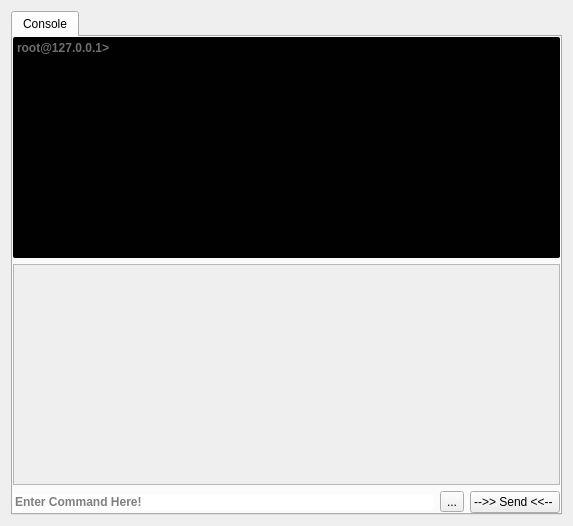
<?xml version="1.0" encoding="UTF-8"?>
<ui version="4.0">
 <class>Form</class>
 <widget class="QWidget" name="Form">
  <property name="geometry">
   <rect>
    <x>0</x>
    <y>0</y>
    <width>573</width>
    <height>526</height>
   </rect>
  </property>
  <property name="windowTitle">
   <string>Form</string>
  </property>
  <layout class="QGridLayout" name="gridLayout">
   <item row="0" column="0">
    <widget class="QTabWidget" name="c2_shell_tab_2">
     <property name="minimumSize">
      <size>
       <width>0</width>
       <height>0</height>
      </size>
     </property>
     <property name="toolTip">
      <string>Enter</string>
     </property>
     <property name="whatsThis">
      <string>Enter</string>
     </property>
     <property name="autoFillBackground">
      <bool>false</bool>
     </property>
     <property name="styleSheet">
      <string notr="true"/>
     </property>
     <property name="tabShape">
      <enum>QTabWidget::Rounded</enum>
     </property>
     <property name="currentIndex">
      <number>0</number>
     </property>
     <property name="tabsClosable">
      <bool>false</bool>
     </property>
     <property name="movable">
      <bool>true</bool>
     </property>
     <widget class="QWidget" name="RemoteShell_Layout_2">
      <attribute name="title">
       <string>Console</string>
      </attribute>
      <layout class="QGridLayout" name="gridLayout_43">
       <property name="leftMargin">
        <number>0</number>
       </property>
       <property name="topMargin">
        <number>0</number>
       </property>
       <property name="rightMargin">
        <number>0</number>
       </property>
       <property name="bottomMargin">
        <number>0</number>
       </property>
       <item row="2" column="3">
        <widget class="QPushButton" name="console_send">
         <property name="enabled">
          <bool>true</bool>
         </property>
         <property name="toolTip">
          <string>Hit the Enter Key</string>
         </property>
         <property name="text">
          <string>--&gt;&gt; Send &lt;&lt;-- </string>
         </property>
         <property name="shortcut">
          <string>Return</string>
         </property>
        </widget>
       </item>
       <item row="0" column="1" colspan="3">
        <widget class="QTextEdit" name="console_shell">
         <property name="enabled">
          <bool>true</bool>
         </property>
         <property name="palette">
          <palette>
           <active>
            <colorrole role="WindowText">
             <brush brushstyle="SolidPattern">
              <color alpha="255">
               <red>220</red>
               <green>220</green>
               <blue>220</blue>
              </color>
             </brush>
            </colorrole>
            <colorrole role="Button">
             <brush brushstyle="SolidPattern">
              <color alpha="255">
               <red>1</red>
               <green>1</green>
               <blue>1</blue>
              </color>
             </brush>
            </colorrole>
            <colorrole role="Text">
             <brush brushstyle="SolidPattern">
              <color alpha="255">
               <red>220</red>
               <green>220</green>
               <blue>220</blue>
              </color>
             </brush>
            </colorrole>
            <colorrole role="ButtonText">
             <brush brushstyle="SolidPattern">
              <color alpha="255">
               <red>220</red>
               <green>220</green>
               <blue>220</blue>
              </color>
             </brush>
            </colorrole>
            <colorrole role="Base">
             <brush brushstyle="SolidPattern">
              <color alpha="255">
               <red>1</red>
               <green>1</green>
               <blue>1</blue>
              </color>
             </brush>
            </colorrole>
            <colorrole role="Window">
             <brush brushstyle="SolidPattern">
              <color alpha="255">
               <red>1</red>
               <green>1</green>
               <blue>1</blue>
              </color>
             </brush>
            </colorrole>
           </active>
           <inactive>
            <colorrole role="WindowText">
             <brush brushstyle="SolidPattern">
              <color alpha="255">
               <red>220</red>
               <green>220</green>
               <blue>220</blue>
              </color>
             </brush>
            </colorrole>
            <colorrole role="Button">
             <brush brushstyle="SolidPattern">
              <color alpha="255">
               <red>1</red>
               <green>1</green>
               <blue>1</blue>
              </color>
             </brush>
            </colorrole>
            <colorrole role="Text">
             <brush brushstyle="SolidPattern">
              <color alpha="255">
               <red>220</red>
               <green>220</green>
               <blue>220</blue>
              </color>
             </brush>
            </colorrole>
            <colorrole role="ButtonText">
             <brush brushstyle="SolidPattern">
              <color alpha="255">
               <red>220</red>
               <green>220</green>
               <blue>220</blue>
              </color>
             </brush>
            </colorrole>
            <colorrole role="Base">
             <brush brushstyle="SolidPattern">
              <color alpha="255">
               <red>1</red>
               <green>1</green>
               <blue>1</blue>
              </color>
             </brush>
            </colorrole>
            <colorrole role="Window">
             <brush brushstyle="SolidPattern">
              <color alpha="255">
               <red>1</red>
               <green>1</green>
               <blue>1</blue>
              </color>
             </brush>
            </colorrole>
           </inactive>
           <disabled>
            <colorrole role="WindowText">
             <brush brushstyle="SolidPattern">
              <color alpha="255">
               <red>220</red>
               <green>220</green>
               <blue>220</blue>
              </color>
             </brush>
            </colorrole>
            <colorrole role="Button">
             <brush brushstyle="SolidPattern">
              <color alpha="255">
               <red>1</red>
               <green>1</green>
               <blue>1</blue>
              </color>
             </brush>
            </colorrole>
            <colorrole role="Text">
             <brush brushstyle="SolidPattern">
              <color alpha="255">
               <red>220</red>
               <green>220</green>
               <blue>220</blue>
              </color>
             </brush>
            </colorrole>
            <colorrole role="ButtonText">
             <brush brushstyle="SolidPattern">
              <color alpha="255">
               <red>220</red>
               <green>220</green>
               <blue>220</blue>
              </color>
             </brush>
            </colorrole>
            <colorrole role="Base">
             <brush brushstyle="SolidPattern">
              <color alpha="255">
               <red>1</red>
               <green>1</green>
               <blue>1</blue>
              </color>
             </brush>
            </colorrole>
            <colorrole role="Window">
             <brush brushstyle="SolidPattern">
              <color alpha="255">
               <red>1</red>
               <green>1</green>
               <blue>1</blue>
              </color>
             </brush>
            </colorrole>
           </disabled>
          </palette>
         </property>
         <property name="font">
          <font>
           <weight>75</weight>
           <bold>true</bold>
          </font>
         </property>
         <property name="toolTip">
          <string/>
         </property>
         <property name="styleSheet">
          <string notr="true">background-color: rgb(1, 1, 1);border-radius: 2px;</string>
         </property>
         <property name="readOnly">
          <bool>true</bool>
         </property>
         <property name="html">
          <string>&lt;!DOCTYPE HTML PUBLIC &quot;-//W3C//DTD HTML 4.0//EN&quot; &quot;http://www.w3.org/TR/REC-html40/strict.dtd&quot;&gt;
&lt;html&gt;&lt;head&gt;&lt;meta name=&quot;qrichtext&quot; content=&quot;1&quot; /&gt;&lt;style type=&quot;text/css&quot;&gt;
p, li { white-space: pre-wrap; }
&lt;/style&gt;&lt;/head&gt;&lt;body style=&quot; font-family:'MS Shell Dlg 2'; font-size:8.25pt; font-weight:600; font-style:normal;&quot;&gt;
&lt;p style=&quot;-qt-paragraph-type:empty; margin-top:0px; margin-bottom:0px; margin-left:0px; margin-right:0px; -qt-block-indent:0; text-indent:0px; font-family:'Cantarell'; font-size:11pt; font-weight:400;&quot;&gt;&lt;br /&gt;&lt;/p&gt;&lt;/body&gt;&lt;/html&gt;</string>
         </property>
         <property name="placeholderText">
          <string>root@127.0.0.1&gt; </string>
         </property>
        </widget>
       </item>
       <item row="1" column="1" colspan="3">
        <widget class="QTextEdit" name="debug_console">
         <property name="enabled">
          <bool>false</bool>
         </property>
         <property name="verticalScrollBarPolicy">
          <enum>Qt::ScrollBarAsNeeded</enum>
         </property>
         <property name="readOnly">
          <bool>true</bool>
         </property>
        </widget>
       </item>
       <item row="2" column="2">
        <widget class="QToolButton" name="options_button">
         <property name="text">
          <string>...</string>
         </property>
        </widget>
       </item>
       <item row="2" column="1">
        <widget class="QLineEdit" name="console_input">
         <property name="font">
          <font>
           <weight>75</weight>
           <bold>true</bold>
          </font>
         </property>
         <property name="toolTip">
          <string extracomment="Commands"/>
         </property>
         <property name="styleSheet">
          <string notr="true">border-radius: 2px;</string>
         </property>
         <property name="alignment">
          <set>Qt::AlignLeading|Qt::AlignLeft|Qt::AlignTop</set>
         </property>
         <property name="placeholderText">
          <string>Enter Command Here!</string>
         </property>
         <property name="clearButtonEnabled">
          <bool>true</bool>
         </property>
        </widget>
       </item>
      </layout>
     </widget>
    </widget>
   </item>
  </layout>
 </widget>
 <resources/>
 <connections/>
</ui>
